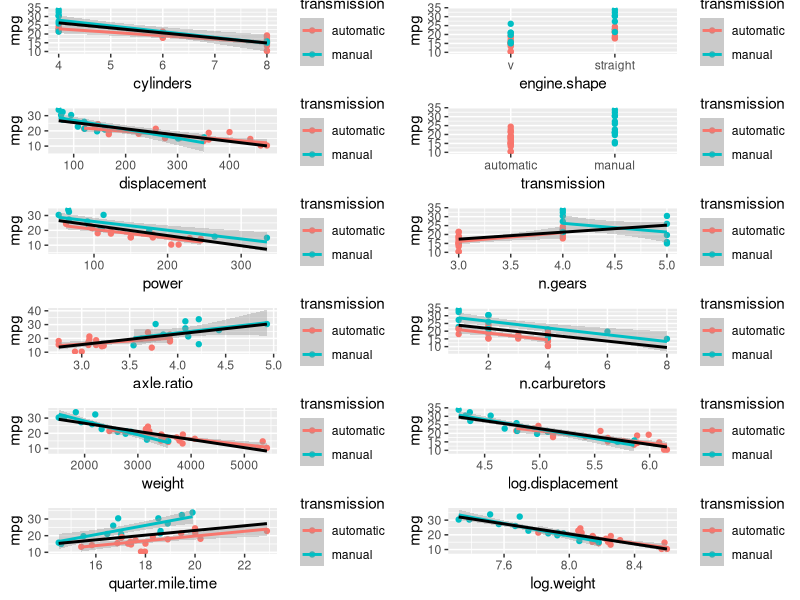

R code for this plot:
## ---- chunk 1
# Multiple plot function
#
# ggplot objects can be passed in ..., or to plotlist (as a list of ggplot objects)
# - cols:   Number of columns in layout
# - layout: A matrix specifying the layout. If present, 'cols' is ignored.
#
# If the layout is something like matrix(c(1,2,3,3), nrow=2, byrow=TRUE),
# then plot 1 will go in the upper left, 2 will go in the upper right, and
# 3 will go all the way across the bottom.
#
# credit: http://www.cookbook-r.com/Graphs/Multiple_graphs_on_one_page_(ggplot2)/
# author: winston@stdout.org
#
multiplot <- function(..., plotlist=NULL, file, cols=1, layout=NULL) {
  library(grid)

  # Make a list from the ... arguments and plotlist
  plots <- c(list(...), plotlist)

  numPlots = length(plots)

  # If layout is NULL, then use 'cols' to determine layout
  if (is.null(layout)) {
    # Make the panel
    # ncol: Number of columns of plots
    # nrow: Number of rows needed, calculated from # of cols
    layout <- matrix(seq(1, cols * ceiling(numPlots/cols)),
                    ncol = cols, nrow = ceiling(numPlots/cols))
  }

 if (numPlots==1) {
    print(plots[[1]])

  } else {
    # Set up the page
    grid.newpage()
    pushViewport(viewport(layout = grid.layout(nrow(layout), ncol(layout))))

    # Make each plot, in the correct location
    for (i in 1:numPlots) {
      # Get the i,j matrix positions of the regions that contain this subplot
      matchidx <- as.data.frame(which(layout == i, arr.ind = TRUE))

      print(plots[[i]], vp = viewport(layout.pos.row = matchidx$row,
                                      layout.pos.col = matchidx$col))
    }
  }
}
## ---- chunk 2
library(datasets)
library(dplyr)
library(xtable)
# library(GGally)
library(ggplot2)

graphics.off()

setwd("~/../datascience/RegressionModels-MotorCars")
data(mtcars)

# ?mtcars

# rename vars
mtcars <- rename(mtcars, cylinders=cyl, displacement=disp, power=hp, 
                 axle.ratio=drat, weight=wt, quarter.mile.time=qsec, 
                 engine.shape=vs, transmission=am, n.gears=gear, 
                 n.carburetors=carb)

# move row names into it's own column
mtcars <-  mutate(mtcars, carnames=rownames(mtcars))
# move carnames to 1st column
mtcars <- mtcars[,c(ncol(mtcars),1:length(mtcars)-1)]
## ---- chunk 3
# clarify values based on ?mtcars info
mtcars <- mutate(mtcars,
                 weight=weight*1000,
                 engine.shape=factor(engine.shape, levels=c(0,1), 
                                     labels=c("v","straight")),
                 transmission=factor(transmission, levels=c(0,1),
                                     labels=c("automatic","manual")),
                 log.displacement=log(displacement),
                 log.weight=log(weight))

# for ease of using plot(myfit)
rownames(mtcars) <- mtcars$carnames
# note: engine.shape has levels(0,1) = ("v","straight")
#       transmission has levels(0,1) = ("auto","manual")
## ---- chunk 4
tab <- xtable(head(mtcars))
print(tab, type = "html")
## ---- chunk 5
mtcars %>% group_by(transmission) %>% summarize(mean(mpg))
## ---- chunk 6
# MPG vs feature broken out between automatic and manual
gg  <- list()

ii <- 0
for (feat.name in names(mtcars)[3:ncol(mtcars)]) {
    #tmp <- select(mtcars, mpg, transmission, feat.name)
    #rename(tmp, )
    ii <- ii + 1
    gg[[ii]] <- ggplot(mtcars, aes_string(x=feat.name, 
                                          y="mpg", 
                                          col="transmission")) +
        geom_point() + 
        geom_smooth(method="lm") +
        geom_smooth(aes_string(x=feat.name, y="mpg"), method="lm", 
                    col="black", se=FALSE)
}
windows(width = 9, height = 10, xpos = 0, rescale="fixed")
multiplot(plotlist = gg, cols=2)

#windows(width = 13, height = 11, xpos = 30)
#pairs(select(mtcars, -carnames), panel = panel.smooth, main = "Motor Cars", 
#      col = 3 + (mtcars$log.displacement > 5.25))

# ggpairs(mtcars, lower=list(continuous = "smooth"), params=c(method="lm"))
## ---- chunk 7

## ---- chunk 8
myfit1 <- lm(mpg ~ transmission, data=mtcars)
myfit2 <- lm(mpg ~ transmission + log.weight, data=mtcars)
myfit3 <- lm(mpg ~ transmission + log.weight + log.displacement, data=mtcars)
myfit_all <- lm(mpg ~ transmission + 
                 log.weight + log.displacement +
                 cylinders + 
                 power + axle.ratio +
                 quarter.mile.time + engine.shape +
                 n.gears + n.carburetors, data=mtcars)

print(anova(myfit1, myfit2, myfit3, myfit_all))
